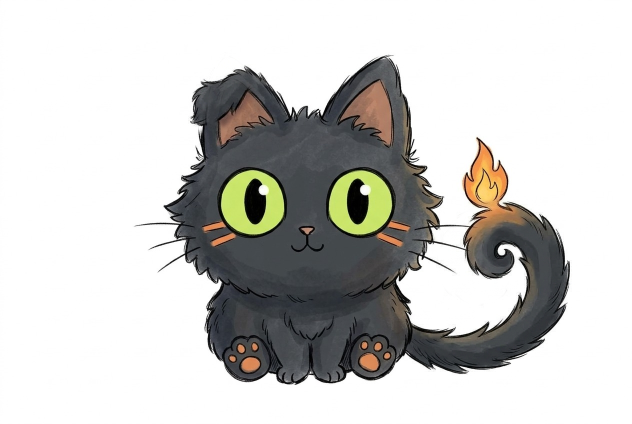
#> input picture design/mascot/reference.png, 1264 x 848 px (shown at 1/2 size)
$ python eyecurves.py
#> lines starting #> are read from the running program, lines starting #| are printed output that depends on the picture; after the words box and inside, x2 and y2 are one past the last pixel; in counts of white or black regions, pixels touching at a corner belong together
# Кейформы глаза как КРИВЫЕ (подход Live2D / интерполяции штрихов). Из каждого ключевого кадра
# (оригинал, lids-25, lids-50, eyes-half, eyes-closed, eyes-sad, eyes-happy — все совмещены с
# оригиналом) по колонкам поперёк глаза снимаются осевая линия и толщина штрихов:
#   up — верхний штрих (в открытом глазу — верх контура, в прищуре — линия века,
#        в закрытом/«^ ^» — единственная дуга), lo — нижний штрих контура (в закрытом — та же дуга).
# Рантайм интерполирует кривые между кейформами и рисует тушь лентой по кривой — никаких
# пиксельных морфов, сплющиваний текстуры и двоения.
#   python3 design/mascot/eyecurves.py  → public/mascot/eyes.json + /tmp/claude-0/shots/eyecurves.png
import json, os
import numpy as np, cv2
from PIL import Image, ImageDraw
from scipy import ndimage as ndi

ROOT = os.path.dirname(os.path.dirname(os.path.dirname(os.path.abspath(__file__))))
GEN = os.path.join(ROOT, 'design/mascot/gen')
EYES = {'L': (505, 405), 'R': (718, 405)}
RX, RY = 64, 67
KEYS = {'open': None, 'lids25': 'lids-25', 'lids50': 'lids-50', 'half': 'eyes-half', 'closed': 'eyes-closed', 'sad': 'eyes-sad', 'happy': 'eyes-happy'}
ARC = {'closed', 'happy'}   # кадры без радужки: одна дуга
N = 48                      # колонок поперёк глаза
PAD = 12                    # запас по x за радиус радужки (контур шире радужки)
INK = 50                    # тушь: яркость ниже (мех ≈ 73–84, тушь ≈ 10; середина кромки ≈ 44)


def load(key):
#> called with key = 'open'
    f = KEYS[key]
    p = os.path.join(ROOT, 'design/mascot/reference.png') if f is None else os.path.join(GEN, f + '-aligned.png')
    return np.asarray(Image.open(p).convert('RGB')).astype(np.float32)


def runs_of(col):
    out, y = [], 0
    while y < len(col):
        if col[y]:
            s = y
            while y < len(col) and col[y]:
                y += 1
            out.append((s, y))
        else:
            y += 1
    return out


def curves(img, cx, cy, arc, env=None):
#> called with cx = 505, cy = 405, arc = False
    x0, x1, y0, y1 = cx - RX - 30, cx + RX + 30, cy - RY - 40, cy + RY + 40
    sub = img[y0:y1, x0:x1]
    lum = sub.mean(2)
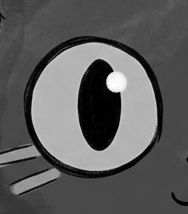
#> lum: shape (214, 188) float32; min 0, max 254.3, mean 93.1
    dark = lum < INK
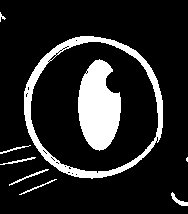
#> dark: shape (214, 188) bool; 14.7% white; 9 white regions (1 under 20 px), largest, box (x1, y1, x2, y2) and area: (78, 59, 121, 151) 2814, (24, 36, 163, 179) 2695, (9, 169, 49, 186) 86
    green = (sub[..., 1] > sub[..., 2] + 60) & (lum > 120)  # лайм: G заметно выше B
#> green: shape (214, 188) bool; 23.5% white; 2 white regions (1 under 20 px), largest, box (x1, y1, x2, y2) and area: (32, 43, 157, 171) 9440
    green = ndi.binary_opening(green, structure=np.ones((3, 3)))
#> green: shape (214, 188) bool; 23.5% white; 1 white region, box (x1, y1, x2, y2) and area: (32, 43, 157, 171) 9440
    gfill = ndi.binary_fill_holes(ndi.binary_closing(green, structure=np.ones((9, 9))))
#> gfill: shape (214, 188) bool; 31.5% white; 1 white region, box (x1, y1, x2, y2) and area: (32, 43, 157, 171) 12683
    # дуга закрытого глаза — крупнейшая тёмная компонента бокса (усы оранжевые, нос вне бокса)
    lab, n = ndi.label(dark)
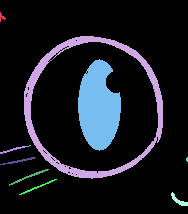
#> lab: shape (214, 188) int32; 19 distinct labels, from 0 to 18; one colour per label, 0 black
#> n = 18
    sizes = np.bincount(lab.ravel()); sizes[0] = 0
#> after `sizes = np.bincount(lab.ravel())`: sizes = 19 values, max 34332 at index 0, min 1 at index 3, mean 2117.5
    big = lab == int(np.argmax(sizes))
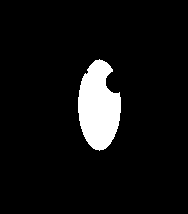
#> big: shape (214, 188) bool; 7% white; 1 white region, box (x1, y1, x2, y2) and area: (78, 59, 121, 151) 2812
    # зрачок: тушь внутри выпуклой оболочки радужки (с отступом 4 px, чтобы не зацепить кромку штрихов)
    pupil = np.zeros_like(dark)
    pts = np.argwhere(green)
#> pts = 9440 pairs, first value 43 to 170, second value 32 to 156
    if len(pts) > 50:
        hull = cv2.convexHull(pts[:, ::-1].astype(np.int32))
#> hull = contour of 51 points, box (x1, y1, x2, y2) (32, 43, 157, 171), area 12607
        hm = np.zeros(dark.shape, np.uint8); cv2.fillConvexPoly(hm, hull, 1)
#> after `cv2.fillConvexPoly(hm, hull, 1)`:
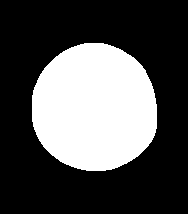
#> hm: shape (214, 188); values 0 (black) and 1 (white), 31.8% white; 1 white region, box (x1, y1, x2, y2) and area: (32, 43, 157, 171) 12798
        pupil = dark & ndi.binary_erosion(hm.astype(bool), iterations=4)
#> pupil: shape (214, 188) bool; 7% white; 1 white region, box (x1, y1, x2, y2) and area: (78, 59, 121, 151) 2814
        pupil = ndi.binary_dilation(pupil, iterations=3)
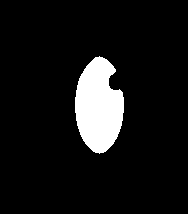
#> pupil: shape (214, 188) bool; 8.6% white; 1 white region, box (x1, y1, x2, y2) and area: (75, 56, 124, 154) 3459
    xs = np.linspace(cx - RX - PAD, cx + RX + PAD, N)
    up, lo, tu, tl = [], [], [], []
    for x in xs:
        xi = int(round(x)) - x0
        a = b = None
        if arc:
            rr = [r for r in runs_of(big[:, xi]) if r[1] - r[0] >= 2]
            if rr:
                a = b = min(rr, key=lambda r: abs((r[0] + r[1]) / 2 + y0 - cy))
        else:
            gcol = np.nonzero(gfill[:, xi])[0]
            if len(gcol):
                gt, gb = gcol[0], gcol[-1]
                # верхний штрих: от верха радужки вверх по туши (допуск 4 px на сглаживание кромки)
                y = gt
                while y > gt - 5 and not dark[y, xi]:
                    y -= 1
                pc = np.nonzero(pupil[:, xi])[0]
                if dark[y, xi] and not (len(pc) and pc[0] <= y + 4):   # зрачок упёрся в веко — колонка ненадёжна
                    t = y
                    while t > 0 and dark[t - 1, xi]:
                        t -= 1
                    a = (t, y + 1)
                y = gb
                while y < gb + 5 and not dark[y, xi]:
                    y += 1
                if dark[y, xi] and not (len(pc) and pc[-1] >= y - 4):
                    t = y
                    while t + 1 < dark.shape[0] and dark[t + 1, xi]:
                        t += 1
                    b = (y, t + 1)
        for src, dst, th in ((a, up, tu), (b, lo, tl)):
            if src is None:
                dst.append(None); th.append(None)
            else:
                dst.append((src[0] + src[1]) / 2 + y0); th.append(float(src[1] - src[0]))
#> this loop made 48 passes
#> (gt, gb) on passes 6 to 17: (88, 127), (81, 135), (73, 142), (69, 147), (65, 149), (62, 153), (58, 156), (56, 158), (54, 160), (52, 162), (50, 164), (48, 165)
#> after the loop, dst = 48 items; th = 48 items
    for dst, th in ((up, tu), (lo, tl)):
        mid = [t for t in th if t is not None]
        med = np.median(mid) if mid else 0
        for i in range(N):
            if th[i] is not None and th[i] > 2.2 * med + 2:
                dst[i] = th[i] = None
        if env is not None:   # контур не двигается между кадрами: за конверт открытого глаза не выходим
            eu, el = env
            for i in range(N):
                if dst[i] is not None and (dst[i] < eu[i] - 8 or dst[i] > el[i] + 8):
                    dst[i] = th[i] = None
        # крайние колонки: отбрасываем, если осевая прыгает от соседа больше чем на 12 px (крутые бока контура)
        valid = [i for i in range(N) if dst[i] is not None]
        while len(valid) > 2 and abs(dst[valid[0]] - dst[valid[1]]) > 12:
            dst[valid[0]] = th[valid[0]] = None; valid.pop(0)
        while len(valid) > 2 and abs(dst[valid[-1]] - dst[valid[-2]]) > 12:
            dst[valid[-1]] = th[valid[-1]] = None; valid.pop()
#> this loop made 2 passes
#> med on passes 1 to 2: 7, 7
    return xs, up, lo, tu, tl


def fill_gaps(v):
    v = np.array([np.nan if x is None else x for x in v], dtype=np.float64)
    idx = np.arange(len(v)); ok = ~np.isnan(v)
    if ok.sum() < 2:
        return np.zeros(len(v)), ok
    return np.interp(idx, idx[ok], v[ok]), ok


out = {'N': N, 'eyes': {}}
vis = []
for k, (cx, cy) in EYES.items():
    out['eyes'][k] = {'c': [cx, cy], 'x0': cx - RX - PAD, 'x1': cx + RX + PAD, 'keys': {}}
    env = None
    for key in KEYS:
        img = load(key)
        xs, up, lo, tu, tl = curves(img, cx, cy, key in ARC, None if key in ARC else env)
#> xs = 48 values from 429 to 581; up = 48 items; lo = 48 items; tu = 48 items; tl = 48 items
        if key == 'open':
            env = (fill_gaps(up)[0] - 0, fill_gaps(lo)[0])
#> in fill_gaps, `idx = np.arange(len(v))`: idx = 48 values from 0 to 47
        U, oku = fill_gaps(up); L_, okl = fill_gaps(lo); TU, _ = fill_gaps(tu); TL, _ = fill_gaps(tl)
#> after `U, oku = fill_gaps(up)`: U = 48 values, max 375.5 at index 0, min 337 at index 22, mean 355
#> after `L_, okl = fill_gaps(lo)`: L_ = 48 values, max 473 at index 23, min 435.5 at index 0, mean 456.7
#> after `TU, _ = fill_gaps(tu)`: TU = 48 values, max 17 at index 0, min 1 at index 10, mean 9.25
#> after `TL, _ = fill_gaps(tl)`: TL = 48 values, max 15 at index 0, min 1 at index 16, mean 7.79
        sig = 0.5 if key == 'happy' else 1.0
        U = ndi.gaussian_filter1d(U, sig); L_ = ndi.gaussian_filter1d(L_, sig)
#> after `U = ndi.gaussian_filter1d(U, sig)`: U = 48 values, max 375.5 at index 0, min 337.2 at index 23, mean 355
#> after `L_ = ndi.gaussian_filter1d(L_, sig)`: L_ = 48 values, max 472.7 at index 23, min 435.5 at index 0, mean 456.7
        TU = ndi.gaussian_filter1d(TU, 1.5); TL = ndi.gaussian_filter1d(TL, 1.5)
#> after `TU = ndi.gaussian_filter1d(TU, 1.5)`: TU = 48 values, max 17 at index 0, min 1.88 at index 12, mean 9.25
#> after `TL = ndi.gaussian_filter1d(TL, 1.5)`: TL = 48 values, max 15 at index 0, min 5.65 at index 12, mean 7.79
        vu = np.nonzero(oku)[0]; vl = np.nonzero(okl)[0]
#> after `vu = np.nonzero(oku)[0]`: vu = 37 values from 5 to 41
#> after `vl = np.nonzero(okl)[0]`: vl = 38 values from 5 to 42
        extu = [int(vu[0]), int(vu[-1])] if len(vu) else [0, N - 1]
#> extu = [5, 41]
        extl = [int(vl[0]), int(vl[-1])] if len(vl) else [0, N - 1]
#> extl = [5, 42]
        ycen = (U[N // 2] + U[N // 2 - 1]) / 2
#> ycen = 337.3
        out['eyes'][k]['keys'][key] = {'up': [round(float(v), 2) for v in U], 'lo': [round(float(v), 2) for v in L_],
                                       'tu': [round(float(v), 2) for v in TU], 'tl': [round(float(v), 2) for v in TL],
                                       'extu': extu, 'extl': extl}
        im = Image.fromarray(img.astype(np.uint8)).crop((cx - RX - 40, cy - RY - 50, cx + RX + 40, cy + RY + 50))
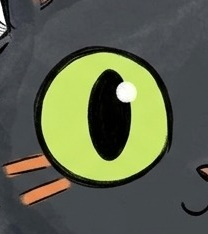
#> im: PIL image 208x234 RGB; mean R, G, B 92.7, 98.7, 76.5
        d = ImageDraw.Draw(im)
        ox, oy = cx - RX - 40, cy - RY - 50
        d.line([(x - ox, y - oy) for x, y in zip(xs[extu[0]:extu[1] + 1], U[extu[0]:extu[1] + 1])], fill=(255, 0, 0), width=1)
        d.line([(x - ox, y - oy) for x, y in zip(xs[extl[0]:extl[1] + 1], L_[extl[0]:extl[1] + 1])], fill=(0, 170, 255), width=1)
        vis.append(im.resize((im.width * 2, im.height * 2)))
        print(f'{k} {key:7s} up {U.min():.0f}..{U.max():.0f} (центр {ycen:.0f}) lo {L_.min():.0f}..{L_.max():.0f}  толщина up {np.median(TU):.1f} lo {np.median(TL):.1f}  ext up {extu} lo {extl}  колонок без up {N - oku.sum()}')
#| L open    up 337..376 (центр 337) lo 436..473  толщина up 7.4 lo 6.9  ext up [5, 41] lo [5, 42]  колонок без up 11
#> (the run stopped early here; a loop or call above may not have finished)
